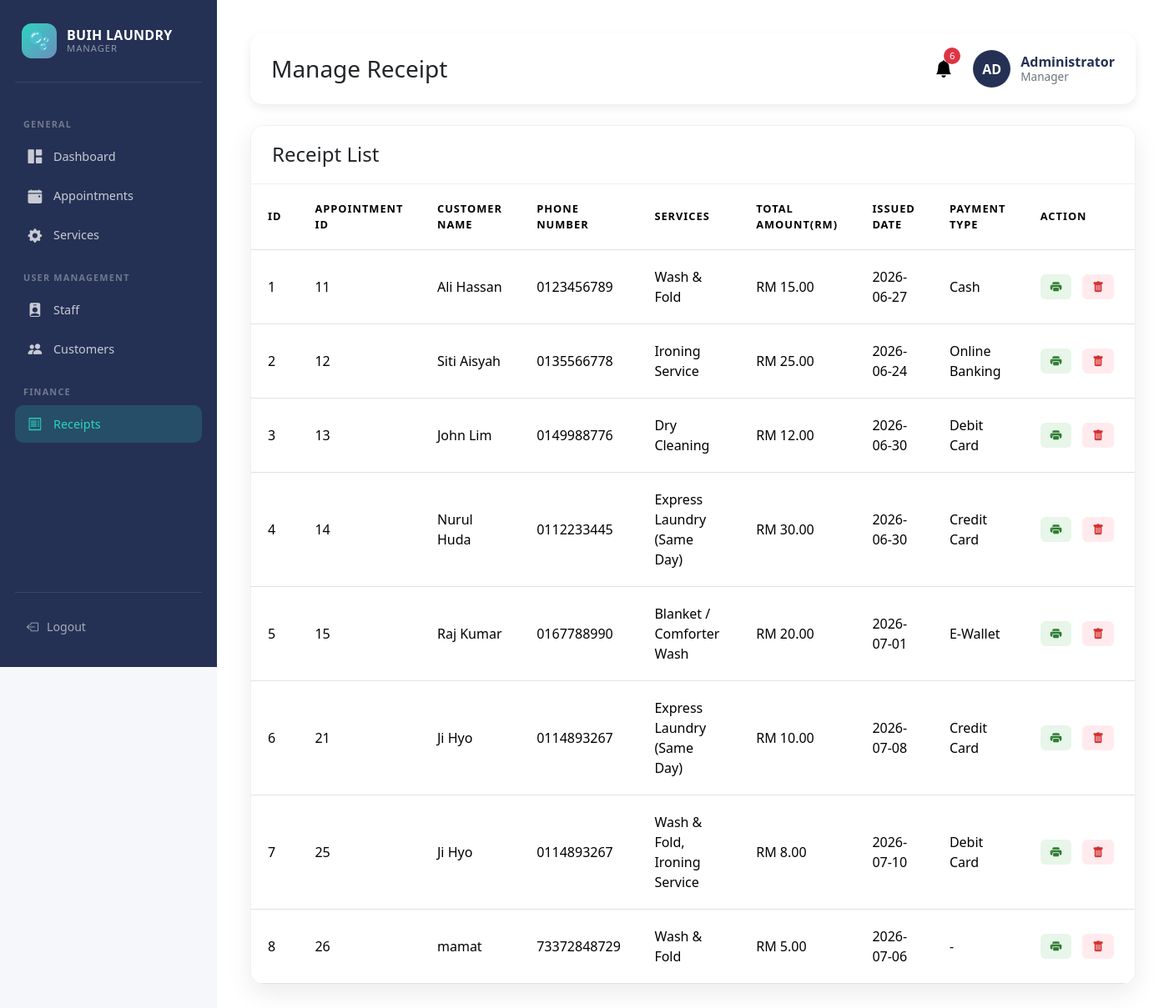
/admin/manageReceipt.php, run on the app's committed database.
### tables this page shows
CREATE TABLE `receipt` (
  `Receipt_ID` int(10) NOT NULL,
  `Appointment_ID` int(10) NOT NULL,
  `Payment_ID` int(10) NOT NULL,
  `Total_Amount` int(10) NOT NULL,
  `Issued_Date` date NOT NULL
);

CREATE TABLE `payment` (
  `Payment_ID` int(10) NOT NULL,
  `Payment_Method` varchar(50) NOT NULL
);

### admin/manageReceipt.php (the view, shortened to what this page needs)
<?php
include("../config/database.php");
$query = "SELECT
    receipt.receipt_ID AS Receipt_ID,
    receipt.Appointment_ID,
    receipt.Payment_ID,
    receipt.Total_amount,
    receipt.Issued_Date,
    customer.Customer_Name,
    customer.Cust_PhoneNum,
    payment.Payment_Method,
    GROUP_CONCAT(service.Service_Name SEPARATOR ', ') AS Services
FROM receipt
INNER JOIN appointment
    ON receipt.Appointment_ID = appointment.Appointment_ID
INNER JOIN customer
    ON appointment.Customer_ID = customer.Customer_ID
LEFT JOIN appointment_service
    ON appointment.Appointment_ID = appointment_service.Appointment_ID
LEFT JOIN service
    ON appointment_service.Service_ID = service.Service_ID
LEFT JOIN payment
    ON receipt.Payment_ID = payment.Payment_ID
GROUP BY receipt.receipt_ID";
$result = $conn->query($query);
?>
<!DOCTYPE html>
<html lang="en">
<head>
<link href="https://cdn.jsdelivr.net/npm/bootstrap@5.3.3/dist/css/bootstrap.min.css" rel="stylesheet">
<link rel="stylesheet" href="https://cdn.jsdelivr.net/npm/bootstrap-icons@1.11.3/font/bootstrap-icons.min.css">
</head>
<body>
<div class="wrapper">
    <nav class="sidebar">
        <div class="sidebar-logo">
            <div class="logo-bubble">🫧</div>
            <div class="logo-text">
                <div class="logo-name">BUIH LAUNDRY</div>
                 <div class="logo-sub">Manager</div>
            </div>
        </div>
        <div class="nav-label">General</div>
        <a href="adminDashboard.php" class="nav-link-item ">
            <i class="bi bi-grid-1x2-fill"></i> Dashboard
        </a>
        <a href="manageAppt.php" class="nav-link-item">
            <i class="bi bi-calendar-event-fill"></i> Appointments
        </a>
        <a href="manageService.php" class="nav-link-item">
            <i class="bi bi-gear-fill"></i> Services
        </a>
        <div class="nav-label">User Management</div>
        <a href="manageStaff.php" class="nav-link-item">
            <i class="bi bi-person-badge-fill"></i> Staff
        </a>
        <a href="manageCustomer.php" class="nav-link-item">
            <i class="bi bi-people-fill"></i> Customers
        </a>
          <div class="nav-label">Finance</div>
        <a href="manageReceipt.php" class="nav-link-item active">
            <i class="bi bi-receipt"></i> Receipts
        </a>
        <div class="sidebar-footer">
            <a href="loginAdmin.php" class="logout-btn">
                <i class="bi bi-box-arrow-left"></i> Logout
            </a>
        </div>
    </nav>
    <main class="main-content">
        <header class="dashboard-header">
            <div>
                <h3 class="mb-0">Manage Receipt</h3>
            </div>
            <div class="header-right">
               <?php include("notification.php"); ?>
                <div class="admin-profile">
                    <div class="avatar">
                        AD
                    </div>
                <div class="admin-info">
                    <div class="admin-name">Administrator</div>
                    <small class="admin-role">Manager</small>
                </div>
</div>
</div>
</header>
        <div class="table-container">
            <div class="card-header d-flex justify-content-between align-items-center">
                <h4 class="mb-0">Receipt List</h4>
            </div>
            <table class="table table-hover align-middle">
                <thead>
                    <tr>
                        <th>ID</th>
                        <th>Appointment ID</th>
                        <th>Customer Name</th>
                        <th>Phone Number</th>
                        <th>Services</th>
                        <th>Total Amount(RM)</th>
                        <th>Issued Date</th>
                        <th>Payment Type</th>
                        <th>Action</th>
                    </tr>
                </thead>
                <tbody>
                   <?php while ($row = $result->fetch_assoc()): ?>
                    <tr>
                        <td><?= htmlspecialchars($row['Receipt_ID'] ?? '-') ?></td>
                        <td><?= htmlspecialchars($row['Appointment_ID'] ?? '-') ?></td>
                        <td><?= htmlspecialchars($row['Customer_Name'] ?? '-') ?></td>
                        <td><?= htmlspecialchars($row['Cust_PhoneNum'] ?? '-') ?></td>
                        <td><?= htmlspecialchars($row['Services'] ?? '-') ?></td>
                        <td>RM <?= htmlspecialchars(number_format($row['Total_amount'] ?? 0, 2)) ?></td>
                        <td><?= htmlspecialchars($row['Issued_Date'] ?? '-') ?></td>
                        <td><?= htmlspecialchars($row['Payment_Method'] ?? '-') ?></td>
                        <td>
                            <div class="d-flex gap-2">
                            <a href="viewReceipt.php?id=<?= $row['Receipt_ID'] ?>" class="btn-action" style="background:#e8f5e9; color:#2e7d32;" target="_blank">
                                <i class="bi bi-printer-fill"></i>
                            <a href="deleteReceipt.php?id=<?= $row['Receipt_ID'] ?>"
                                class="btn-action delete-btn"
                                onclick="return confirm('Delete receipt #<?= $row['Receipt_ID'] ?>? This cannot be undone.');">
                                    <i class="bi bi-trash-fill"></i>
                            </a>
                   </div>
                        </td>
                    </tr>
                    <?php endwhile; ?>
                </tbody>
            </table>
        </div>
    </main>
</body>
</html>

### admin/manageReceipt.php (style rules this page uses)
:root { --brand: #253154; --brand-lite: #2e3d66; --accent: #2dd4bf; --accent2: #6c8ebf; --bg: #f0f2f7; --white: #ffffff; --text-dark: #1a2340; --text-muted: #6b7a99; --radius-lg: 16px; --radius-md: 12px; --shadow-sm: 0 2px 8px rgba(37,49,84,.08); --shadow-md: 0 6px 24px rgba(37,49,84,.12); }
body { background:#f5f7fa; font-family: 'Segoe UI', Tahoma, Geneva, Verdana, sans-serif; }
.wrapper { display: flex; width: 100%; min-height: 100vh; }
.sidebar { width: 260px; background: var(--brand); padding: 28px 18px; flex-shrink: 0; display: flex; flex-direction: column; position: sticky; top: 0; height: 100vh; overflow-y: auto; }
.sidebar-logo { display: flex; align-items: center; gap: 12px; padding: 0 8px 28px; border-bottom: 1px solid rgba(255,255,255,.1); margin-bottom: 24px; }
.logo-bubble { width: 42px; height: 42px; border-radius: 12px; background: linear-gradient(135deg, var(--accent), var(--accent2)); display: flex; align-items: center; justify-content: center; font-size: 1.3rem; }
.logo-text { line-height: 1.1; }
.logo-name { font-weight: 700; font-size: 1rem; color: #fff; letter-spacing: .3px; }
.logo-sub { font-size: .7rem; color: rgba(255,255,255,.5); text-transform: uppercase; letter-spacing: 1px; }
.nav-label { font-size: .68rem; font-weight: 600; color: rgba(255,255,255,.35); text-transform: uppercase; letter-spacing: 1.2px; padding: 0 10px; margin: 18px 0 8px; }
.nav-link-item { display: flex; align-items: center; gap: 12px; padding: 10px 14px; border-radius: 10px; color: rgba(255,255,255,.75); text-decoration: none; font-size: .9rem; font-weight: 500; transition: background .18s, color .18s; margin-bottom: 2px; }
.nav-link-item:hover, .nav-link-item.active { background: rgba(255,255,255,.12); color: #fff; }
.nav-link-item.active { background: rgba(45,212,191,.18); color: var(--accent); }
.nav-link-item i { font-size: 1.05rem; width: 20px; text-align: center; }
.sidebar-footer { margin-top: auto; padding-top: 20px; border-top: 1px solid rgba(255,255,255,.1); }
.logout-btn { display: flex; align-items: center; gap: 10px; padding: 10px 14px; border-radius: 10px; color: rgba(255,255,255,.6); text-decoration: none; font-size: .88rem; transition: background .18s, color .18s; }
.btn-action { padding: 5px 12px; border-radius: 6px; text-decoration: none; font-size: 0.85rem; }
.delete-btn { background: #ffebee; color: #d32f2f; }
.main-content { flex-grow: 1; background: #fff; padding: 40px; }
.table-container { background: white; border-radius: 16px; box-shadow: 0 10px 30px rgba(0,0,0,0.08); overflow: hidden; border: 1px solid #f0f0f0; }
.card-header { padding: 20px 25px; border-bottom: 1px solid #eee; background: #fff; }
.table { margin-bottom: 0; }
.table thead { background-color: #f8f9fa; text-transform: uppercase; font-size: 0.8rem; letter-spacing: 1px; color: #6c757d; }
.table td, .table th { padding: 1.25rem; vertical-align: middle; }
.btn-action { padding: 5px 12px; border-radius: 6px; text-decoration: none; font-size: 0.85rem; margin-right: 5px; }
.dashboard-header { display: flex; justify-content: space-between; align-items: center; margin-bottom: 25px; padding: 20px 25px; background: #fff; border-radius: 15px; box-shadow: 0 4px 12px rgba(0,0,0,0.08); }
.header-right { display: flex; align-items: center; gap: 20px; }
.admin-profile { display:flex; align-items:center; gap:12px; }
.avatar { width: 45px; height: 45px; border-radius: 50%; background: #253154; color: white; font-weight: 600; display: flex; align-items: center; justify-content: center; }
.admin-info { display: flex; flex-direction: column; line-height: 1.2; }
.admin-name { font-weight: 600; color: #253154; }
.admin-role { font-size: 0.85rem; color: #6c757d; }

### data on the page
receipt: Receipt_ID "1", Appointment_ID "11", Customer_Name "Ali Hassan", Cust_PhoneNum "0123456789", Services "Wash & Fold", Total_Amount "15.00", Issued_Date "2026-06-27", Payment_ID.Payment_Method "Cash"
receipt: Receipt_ID "2", Appointment_ID "12", Customer_Name "Siti Aisyah", Cust_PhoneNum "0135566778", Services "Ironing Service", Total_Amount "25.00", Issued_Date "2026-06-24", Payment_ID.Payment_Method "Online Banking"
receipt: Receipt_ID "3", Appointment_ID "13", Customer_Name "John Lim", Cust_PhoneNum "0149988776", Services "Dry Cleaning", Total_Amount "12.00", Issued_Date "2026-06-30", Payment_ID.Payment_Method "Debit Card"
receipt: Receipt_ID "4", Appointment_ID "14", Customer_Name "Nurul Huda", Cust_PhoneNum "0112233445", Services "Express Laundry (Same Day)", Total_Amount "30.00", Issued_Date "2026-06-30", Payment_ID.Payment_Method "Credit Card"
receipt: Receipt_ID "5", Appointment_ID "15", Customer_Name "Raj Kumar", Cust_PhoneNum "0167788990", Services "Blanket / Comforter Wash", Total_Amount "20.00", Issued_Date "2026-07-01", Payment_ID.Payment_Method "E-Wallet"
receipt: Receipt_ID "6", Appointment_ID "21", Customer_Name "Ji Hyo", Cust_PhoneNum "0114893267", Services "Express Laundry (Same Day)", Total_Amount "10.00", Issued_Date "2026-07-08", Payment_ID.Payment_Method "Credit Card"
receipt: Receipt_ID "7", Appointment_ID "25", Customer_Name "Ji Hyo", Cust_PhoneNum "0114893267", Services "Wash & Fold, Ironing Service", Total_Amount "8.00", Issued_Date "2026-07-10", Payment_ID.Payment_Method "Debit Card"
receipt: Receipt_ID "8", Appointment_ID "26", Customer_Name "mamat", Cust_PhoneNum "73372848729", Services "Wash & Fold", Total_Amount "5.00", Issued_Date "2026-07-06", Payment_Method "-"

### other printed values
$total "6"
